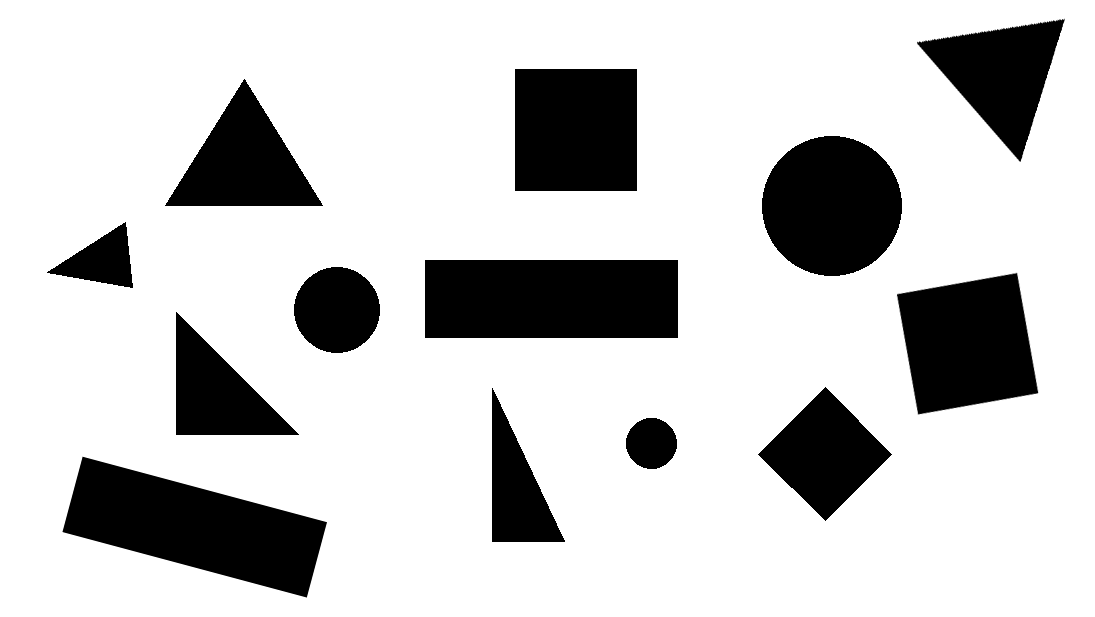
#> input picture Python_CODE_Image_Processing/canvas.png, 1095 x 617 px
$ python ShapeDetectHW.py   (older library calls are emulated)
#> lines starting #> are read from the running program, lines starting #| are printed output that depends on the picture; after the words box and inside, x2 and y2 are one past the last pixel; in counts of white or black regions, pixels touching at a corner belong together
import numpy as np
import cv2

img = cv2.imread('canvas.png')
#> img is the input picture: shape (617, 1095, 3); min 0, max 255, mean 203

gray = cv2.cvtColor(img,cv2.COLOR_BGR2GRAY)

ret,thresh = cv2.threshold(gray,127,255,1)
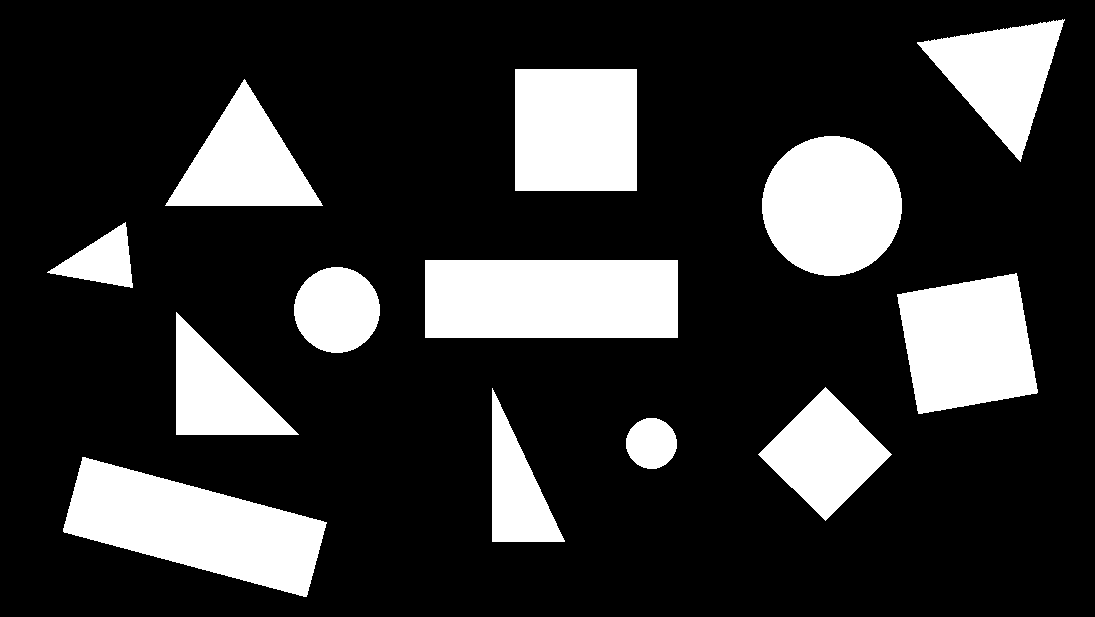
#> thresh: shape (617, 1095); 20.4% white; 13 white regions

im2, contours, hierarchy = cv2.findContours(thresh,cv2.RETR_TREE, cv2.CHAIN_APPROX_SIMPLE)
#> contours = 13 contours; largest, box (x1, y1, x2, y2) and area: (63, 457, 327, 597) 19410, (425, 260, 678, 338) 19404, (762, 136, 902, 276) 15151, (897, 273, 1038, 414) 14647, (515, 69, 637, 191) 14641

triangleCount = 0
squareCount = 0
rectangleCount = 0
circleCount = 0


for i in range(0, len(contours)):

    cnt = contours[i]

    cnt = contours[i]
    M = cv2.moments(cnt)

    # Get Center of Object
    cx = int(M['m10'] / M['m00'])
    cy = int(M['m01'] / M['m00'])
    cv2.circle(img, (cx, cy), 5, (255, 255, 0), -1)

    approx = cv2.approxPolyDP(cnt, 0.01 * cv2.arcLength(cnt, True), True)

    if len(approx) > 5:
        circleCount+=1
        cv2.drawContours(img, [cnt], 0, (255,255,0), -1)
        cv2.putText(img,'Circle', (cx, cy -20), cv2.FONT_HERSHEY_SIMPLEX, 0.5, (0, 0, 255),1, cv2.LINE_AA)

    elif len(approx) == 3:
        triangleCount+=1
        cv2.drawContours(img, [cnt], 0,(255,0,255), -1)
        cv2.putText(img, 'Triangle', (cx, cy - 20), cv2.FONT_HERSHEY_SIMPLEX, 0.5, (0, 0, 255), 1, cv2.LINE_AA)

    elif len(approx) == 4:
        # Find ratio to separate square and rectangle
        x, y, w, h = cv2.boundingRect(cnt)
        if float(w) / h == 1:
            squareCount+=1
            cv2.drawContours(img, [cnt], 0, (0,255,0), -1)
            cv2.putText(img, 'Square', (cx, cy - 20), cv2.FONT_HERSHEY_SIMPLEX, 0.5, (0, 0, 255), 1, cv2.LINE_AA)

        else:
            rectangleCount+=1
            cv2.drawContours(img, [cnt], 0,(0,255,255), -1)
            cv2.putText(img, 'Rectangle', (cx, cy - 20), cv2.FONT_HERSHEY_SIMPLEX, 0.5, (0, 0, 255), 1, cv2.LINE_AA)

    # Mark center point
    cv2.circle(img, (cx, cy), 5, (0, 0, 0), -1)
    cv2.putText(img,'('+str(cx)+','+str(cy)+')',(cx,cy+20), cv2.FONT_HERSHEY_SIMPLEX,    0.5,(0,0,255),1,cv2.LINE_AA)
#> this loop made 13 passes
#> (cx, cy, approx, x, y, w, h, rectangleCount) on passes 1, 8: (194, 526, [[82, 457], [64, 532], [306, 596], [326, 522]], 63, 457, 264, 140, 1), (551, 298, [[425, 260], [425, 337], [677, 337], [677, 260]], 425, 260, 253, 78, 2)
#> (cx, cy, approx, x, y, w, h) on passes 4, 6, 12: (824, 453, [[825, 387], [758, 454], [825, 520], [891, 454]], 758, 387, 134, 134), (967, 343, [[1016, 273], [897, 294], [918, 413], [1037, 392]], 897, 273, 141, 141), (575, 129, [[515, 69], [515, 190], [636, 190], [636, 69]], 515, 69, 122, 122)
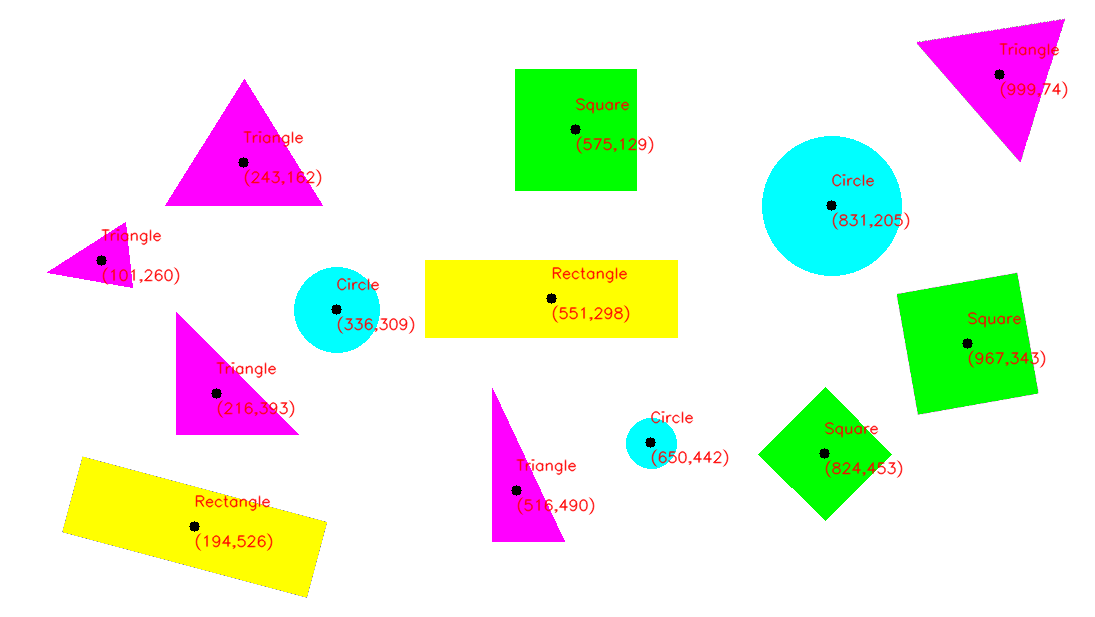
#> img: shape (617, 1095, 3); mean B, G, R 223.8, 239.3, 232
#> after the loop, circleCount = 3; rectangleCount = 2; squareCount = 3; triangleCount = 5

# Show Count Summary
cv2.putText(img,'Circle = '+str(circleCount)+' Triangle = '+str(triangleCount)+' Square = '+str(squareCount)+' Rectangle = '+str(rectangleCount),(np.size(img,1) - 450,np.size(img,0)-20), cv2.FONT_HERSHEY_SIMPLEX,    0.5,(0,0,255),1,cv2.LINE_AA)
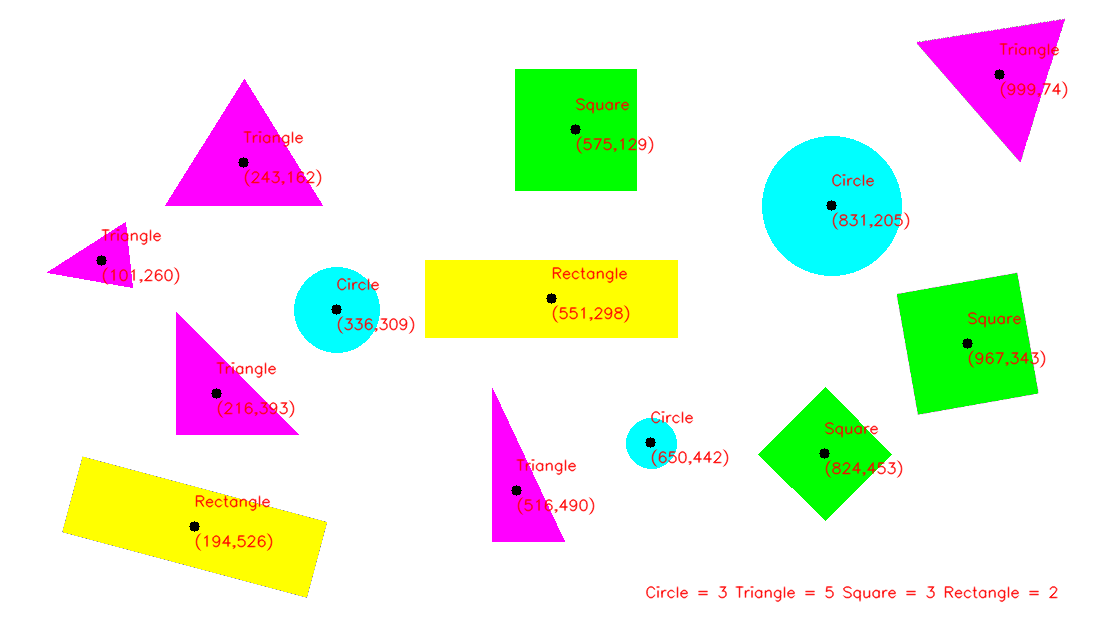
#> img: shape (617, 1095, 3); 0.33% of pixels changed, all inside (x1, y1, x2, y2) = (645, 585, 1058, 603)

cv2.imshow('img',img)
cv2.waitKey(0)
cv2.destroyAllWindows()
